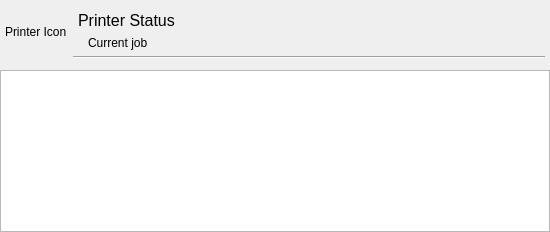
<?xml version="1.0" encoding="UTF-8"?>
<ui version="4.0">
 <class>PrintQueueUi</class>
 <widget class="QWidget" name="PrintQueueUi">
  <property name="geometry">
   <rect>
    <x>0</x>
    <y>0</y>
    <width>550</width>
    <height>232</height>
   </rect>
  </property>
  <property name="minimumSize">
   <size>
    <width>550</width>
    <height>0</height>
   </size>
  </property>
  <property name="windowTitle">
   <string>my printer (x jobs)</string>
  </property>
  <layout class="QVBoxLayout" name="verticalLayout">
   <property name="margin">
    <number>0</number>
   </property>
   <item>
    <layout class="QGridLayout" name="gridLayout">
     <property name="sizeConstraint">
      <enum>QLayout::SetMaximumSize</enum>
     </property>
     <property name="margin">
      <number>5</number>
     </property>
     <item row="0" column="0" rowspan="5">
      <widget class="QLabel" name="iconL">
       <property name="sizePolicy">
        <sizepolicy hsizetype="Maximum" vsizetype="Maximum">
         <horstretch>0</horstretch>
         <verstretch>0</verstretch>
        </sizepolicy>
       </property>
       <property name="text">
        <string>Printer Icon</string>
       </property>
      </widget>
     </item>
     <item row="1" column="1" colspan="2">
      <widget class="QLabel" name="statusL">
       <property name="font">
        <font>
         <pointsize>12</pointsize>
        </font>
       </property>
       <property name="text">
        <string>Printer Status</string>
       </property>
       <property name="indent">
        <number>5</number>
       </property>
      </widget>
     </item>
     <item row="2" column="1" colspan="2">
      <widget class="QLabel" name="currentL">
       <property name="text">
        <string>Current job</string>
       </property>
       <property name="indent">
        <number>15</number>
       </property>
      </widget>
     </item>
     <item row="3" column="1" colspan="2">
      <widget class="Line" name="line">
       <property name="orientation">
        <enum>Qt::Horizontal</enum>
       </property>
      </widget>
     </item>
     <item row="0" column="1" colspan="2">
      <spacer name="verticalSpacer">
       <property name="orientation">
        <enum>Qt::Vertical</enum>
       </property>
       <property name="sizeType">
        <enum>QSizePolicy::Maximum</enum>
       </property>
       <property name="sizeHint" stdset="0">
        <size>
         <width>0</width>
         <height>0</height>
        </size>
       </property>
      </spacer>
     </item>
     <item row="4" column="1" colspan="2">
      <layout class="QHBoxLayout" name="toolBarLayout">
       <property name="sizeConstraint">
        <enum>QLayout::SetMaximumSize</enum>
       </property>
      </layout>
     </item>
    </layout>
   </item>
   <item>
    <widget class="QTreeView" name="jobsView">
     <property name="baseSize">
      <size>
       <width>640</width>
       <height>0</height>
      </size>
     </property>
     <property name="acceptDrops">
      <bool>true</bool>
     </property>
     <property name="showDropIndicator" stdset="0">
      <bool>false</bool>
     </property>
     <property name="dragEnabled">
      <bool>true</bool>
     </property>
     <property name="dragDropMode">
      <enum>QAbstractItemView::DragDrop</enum>
     </property>
     <property name="defaultDropAction">
      <enum>Qt::MoveAction</enum>
     </property>
     <property name="alternatingRowColors">
      <bool>true</bool>
     </property>
     <property name="selectionMode">
      <enum>QAbstractItemView::ExtendedSelection</enum>
     </property>
     <property name="textElideMode">
      <enum>Qt::ElideMiddle</enum>
     </property>
     <property name="rootIsDecorated">
      <bool>false</bool>
     </property>
     <property name="itemsExpandable">
      <bool>false</bool>
     </property>
     <property name="sortingEnabled">
      <bool>true</bool>
     </property>
     <property name="animated">
      <bool>true</bool>
     </property>
     <property name="expandsOnDoubleClick">
      <bool>false</bool>
     </property>
    </widget>
   </item>
  </layout>
  <action name="actionCancel">
   <property name="text">
    <string>Cancel</string>
   </property>
   <property name="shortcut">
    <string>Del</string>
   </property>
  </action>
  <action name="actionHold">
   <property name="text">
    <string>Hold</string>
   </property>
  </action>
  <action name="actionResume">
   <property name="text">
    <string>Resume</string>
   </property>
  </action>
  <action name="actionStopStartPrinter">
   <property name="text">
    <string>Pause printer</string>
   </property>
  </action>
  <action name="actionConfigure">
   <property name="text">
    <string>Configure</string>
   </property>
  </action>
  <action name="actionActiveJobs">
   <property name="checkable">
    <bool>true</bool>
   </property>
   <property name="text">
    <string>Active jobs</string>
   </property>
  </action>
  <action name="actionCompletedJobs">
   <property name="checkable">
    <bool>true</bool>
   </property>
   <property name="text">
    <string>Completed jobs</string>
   </property>
  </action>
  <action name="actionAllJobs">
   <property name="checkable">
    <bool>true</bool>
   </property>
   <property name="text">
    <string>All jobs</string>
   </property>
  </action>
 </widget>
 <resources/>
 <connections/>
</ui>
